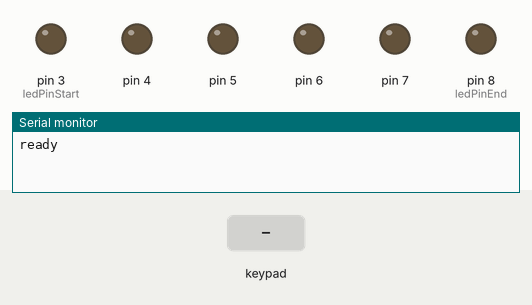
Simulated run of this sketch. Board: Arduino Leonardo, built with avr-gcc and run on an emulated ATmega32U4. On the bench: output pins drawn as LEDs (lit = HIGH), the last lines printed to the serial monitor. The test bench sets the inputs (shaded band).

Above: at 1.2 s.
1.3 s: key '0' pressed
At 1.9 s:
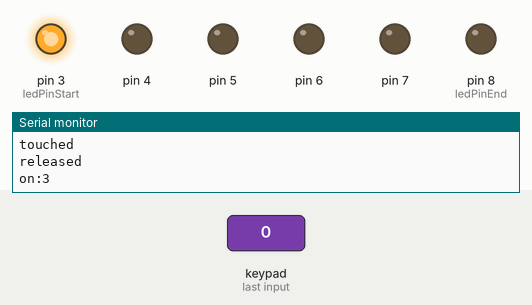
At 2.4 s:
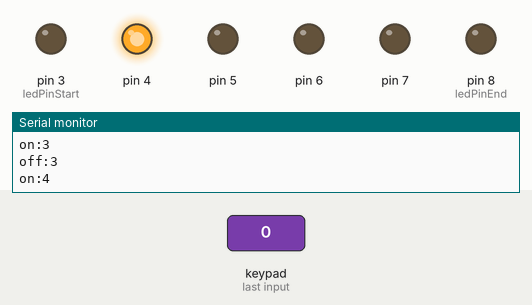
Timing chart, 0 to 6.0 s (numbered marks = the images above; inputs shaded):
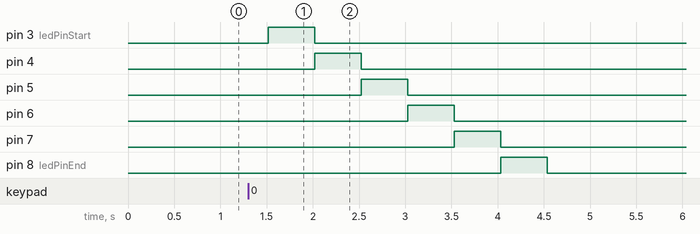

The sketch:

prototype3-2.ino
```cpp
/*********************************************************
This example interfaces with the Adafruit MPR121 capacitive board: https://learn.adafruit.com/adafruit-mpr121-12-key-capacitive-touch-sensor-breakout-tutorial/overview
 * Reads all 0 pins and writes a 1 or 0 separated by commas
 *
 * Based on the MPR121test.ino example file
**********************************************************/

#include <Wire.h>
#include "Adafruit_MPR121.h"

#ifndef _BV
#define _BV(bit) (1 << (bit))
#endif

// You can have up to 4 on one i2c bus but one is enough for testing!
Adafruit_MPR121 cap = Adafruit_MPR121();

// Keeps track of the last pins touched
// so we know when buttons are 'released'
uint16_t lasttouched = 0;
uint16_t currtouched = 0;

const int ledPinStart = 3;
const int ledPinEnd = 8;
const int ledCount = 6;
int currLed = 0;
int prevLed = 0;

unsigned long previousMillis = 0;        // will store last time LED was updated

// constants won't change:
const long interval = 500;           // interval at which to blink (milliseconds)
bool flashing = false;
const int controlPin = 0;

void setup() {
  Serial.begin(9600);

  while (!Serial) { // needed to keep leonardo/micro from starting too fast!
    delay(10);
  }

  for (int i=ledPinStart;i<=ledPinEnd; i++){
    pinMode(i, OUTPUT);
  }

  // Default address is 0x5A, if tied to 3.3V its 0x5B
  // If tied to SDA its 0x5C and if SCL then 0x5D
  if (!cap.begin(0x5A)) {
    Serial.println("MPR121 not found, check wiring?");
    while (1);
  }
  Serial.println("ready");
}

void flashLed() {
   unsigned long currentMillis = millis();

   if (currentMillis - previousMillis >= interval) {
    // save the last time you blinked the LED
    previousMillis = currentMillis;

    prevLed = currLed;

    if (currLed >= ledCount){
      currLed = -1;
      flashing = false;
    }
    if (flashing){
      if (prevLed >= 0){
      Serial.print("off:");
      Serial.println(prevLed+ledPinStart);
      digitalWrite(prevLed+ledPinStart, LOW);
      }
      currLed = currLed +1;
      Serial.print("on:");
      Serial.println(currLed+ledPinStart);
      digitalWrite(currLed+ledPinStart, HIGH);


    }else {
      turnOffLed();
    }


  }
}

void turnOffLed() {
    flashing = false;
    for (int i=ledPinStart; i<=ledPinEnd; i++){
      digitalWrite(i, LOW);
    }
}

void loop() {
  // Get the currently touched pads
  currtouched = cap.touched();


  // it if *is* touched and *wasnt* touched before, alert!
  if ((currtouched & _BV(controlPin)) && !(lasttouched & _BV(controlPin)) ) {
    Serial.println("touched");
    turnOffLed();
  }
  // if it *was* touched and now *isnt*, alert!
  if (!(currtouched & _BV(controlPin)) && (lasttouched & _BV(controlPin)) ) {
      Serial.println("released");
      flashing = true;
      currLed = -1;
  }

  if (flashing){
      flashLed();
  }

  // reset our state
  lasttouched = currtouched;


  // put a delay so it isn't overwhelming
  delay(100);
}
```

Measured:
- after the input at 1.3 s, pin 3 (ledPinStart): LOW → HIGH after 0.22 s, → LOW 0.50 s later; pin 4: LOW → HIGH after 0.72 s, → LOW 0.50 s later; pin 5: LOW → HIGH after 1.2 s, → LOW 0.50 s later; pin 6: LOW → HIGH after 1.7 s, → LOW 0.50 s later; pin 7: LOW → HIGH after 2.2 s, → LOW 0.50 s later
